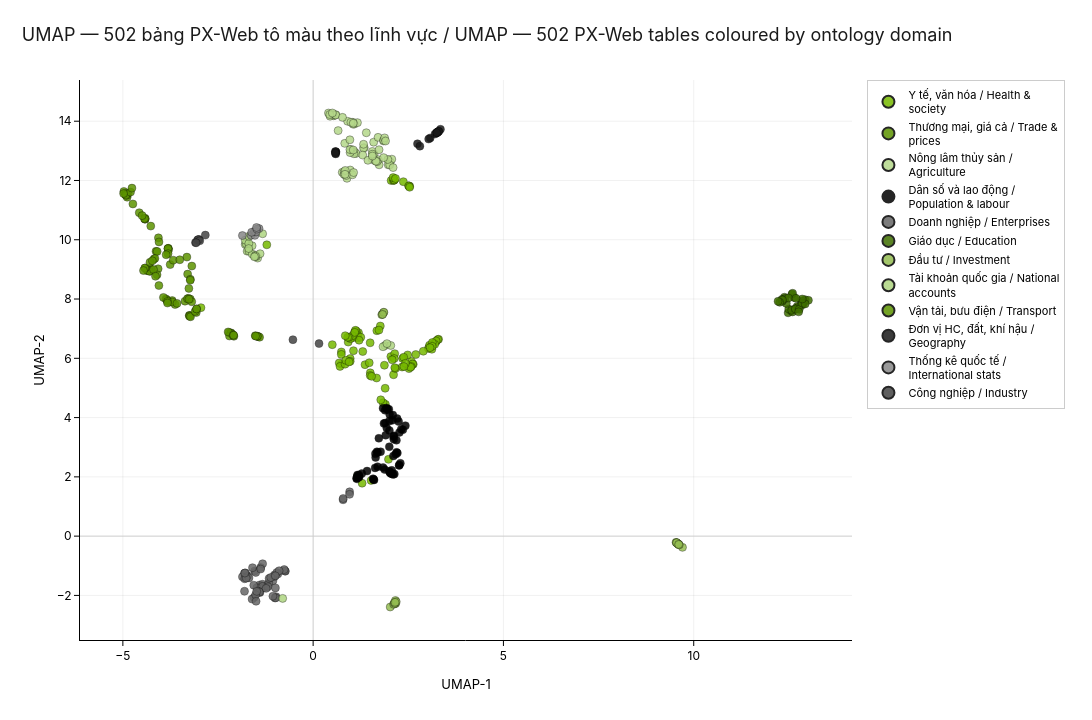

Write notebook code for a chart like this one.
### Markdown cell above
## §6 — UMAP scatter × statistical domain

Every PX-Web table placed at its UMAP `(x, y)`, coloured by ontology
domain. Tables that share variable schema and Vietnamese terminology
end up close in the 384-d MiniLM embedding and therefore close in 2-D.
Strong clusters are visible: agriculture/livestock to one corner,
trade/prices in another, demographics in a third. Hover any point to
see its title, database, and domain.

### Code cell
'''Figure 06 — UMAP scatter coloured by ontology domain (12 colours).'''
# Bring extracted's keywords + database into reduced for richer hover.
sc = reduced.merge(
    extracted[['id', 'database', 'n_cells', 'year_min', 'year_max', 'keywords']],
    on='id', how='left',
)
sc['domain_id'] = sc['domain_id'].fillna('other')
sc['kw_str'] = sc['keywords'].apply(
    lambda kw: ', '.join(kw[:5]) if isinstance(kw, list) else '')

# 12+ distinct colours: NVIDIA palette (5 greens) + 7 greys/blacks ramp.
DOMAIN_PALETTE = [
    NV_GREEN, NV_GREEN_DARK, NV_GREEN_SOFT, NV_BLACK, NV_GREY,
    '#3F6F00', '#94BD51', '#AED581', '#5C9300', NV_DARK, '#888888', '#444444',
]
domain_order = (sc['domain_id'].value_counts().index.tolist())
fig06 = go.Figure()
for dom, color in zip(domain_order, DOMAIN_PALETTE):
    sub = sc[sc['domain_id'] == dom]
    fig06.add_trace(go.Scatter(
        x=sub['x'], y=sub['y'], mode='markers',
        name=_wrap(DOMAIN_VI_EN.get(dom, dom)),
        marker=dict(size=8, color=color, line=dict(color=NV_BLACK, width=0.4),
                     opacity=0.85),
        customdata=np.column_stack([
            sub['title'].fillna(''),
            sub['database'].fillna(''),
            sub['n_cells'].fillna(0).astype(int),
            sub['kw_str'].fillna(''),
        ]),
        hovertemplate=(
            '<b>%{customdata[0]}</b><br>'
            'database: %{customdata[1]}<br>'
            'cells: %{customdata[2]:,}<br>'
            'keywords: %{customdata[3]}<extra></extra>'
        ),
    ))
fig06.update_layout(
    title='UMAP — 502 bảng PX-Web tô màu theo lĩnh vực / '
          'UMAP — 502 PX-Web tables coloured by ontology domain',
    xaxis_title='UMAP-1', yaxis_title='UMAP-2',
)
apply_nvidia_style(fig06)
fig06.update_layout(
    width=EMBED_FIG_W, height=EMBED_FIG_H,
    margin=EMBED_MARGIN_CATEGORICAL,
    legend=EMBED_LEGEND_RIGHT,
)
save_figure(fig06, '06_umap_by_domain',
             width=EMBED_FIG_W, height=EMBED_FIG_H, out_dir=OUT_DIR)
fig06.show()

### Figure 1 — Plotly figure (JSON) as saved in the notebook; plotly's stock layout.template omitted (floating-point values rounded to 4 significant figures; data arrays with more than 128 entries replaced by an {"elided": "..."} marker saying what was removed)
{"data": [{"customdata": {"elided": "97x4 mixed values"}, "hovertemplate": "<b>%{customdata[0]}</b><br>database: %{customdata[1]}<br>cells: %{customdata[2]:,}<br>keywords: %{customdata[3]}<extra></extra>", "marker": {"color": "#76B900", "line": {"color": "#000000", "width": 0.4}, "opacity": 0.85, "size": 8}, "mode": "markers", "name": "Y tế, văn hóa / Health &<br>society", "type": "scatter", "x": [2.042, 3.053, 3.136, 3.126, 3.029, 3.227, 3.296, 3.275, 3.232, 3.195, 3.059, 3.132, 3.12, 3.13, 3.071, 1.899, 1.838, 1.777, 2.336, 2.697, 2.895, 2.582, -1.218, 2.484, 2.35, 1.172, 1.101, 1.192, 1.087, 1.157, 1.132, 1.11, 1.979, 1.287, 1.166, 1.523, 1.892, 1.252, 1.207, 0.9208, 1.026, 0.9775, 1.033, 1.092, 1.501, 1.5, 1.667, 1.537, 0.9417, 0.907, 0.844, 2.538, 2.507, 2.37, 2.516, 2.536, 0.7412, 0.7408, 1.303, 1.06, 0.9736, 0.7451, 0.6845, 0.7062, 0.839, 0.9742, 0.8605, 1.363, 0.9435, 1.474, 1.872, 1.674, 1.765, 1.498, 0.5037, 1.73, 2.38, 2.63, 2.518, 2.614, 2.576, 2.559, 2.426, 2.143, 2.385, 2.131, -2.948, 2.113, 2.076, 2.162, 2.145, 2.049, 2.11, 2.127, 2.135, 2.102, 2.164], "y": [6.057, 6.39, 6.476, 6.457, 6.332, 6.558, 6.643, 6.631, 6.586, 6.472, 6.445, 6.532, 6.306, 6.405, 6.359, 4.446, 4.501, 4.6, 5.705, 6.128, 6.238, 5.893, 9.83, 6.114, 5.995, 6.689, 6.741, 6.866, 6.867, 6.801, 6.925, 6.944, 2.592, 1.786, 2.032, 1.878, 4.99, 6.71, 6.611, 6.547, 6.684, 6.664, 6.762, 6.875, 5.509, 5.419, 5.336, 5.391, 6.71, 6.708, 6.762, 11.81, 11.82, 11.96, 11.81, 11.77, 6.215, 6.131, 6.229, 6.257, 5.992, 5.803, 5.843, 5.727, 5.802, 5.897, 5.932, 5.785, 5.879, 5.849, 5.767, 6.931, 7.09, 6.524, 6.461, 6.953, 6.036, 5.798, 5.652, 5.81, 5.725, 5.701, 5.831, 6.157, 5.723, 5.994, 7.709, 5.446, 5.95, 5.656, 5.684, 12.0, 12.0, 12.01, 12.02, 12.1, 12.07]}, {"customdata": {"elided": "72x4 mixed values"}, "hovertemplate": "<b>%{customdata[0]}</b><br>database: %{customdata[1]}<br>cells: %{customdata[2]:,}<br>keywords: %{customdata[3]}<extra></extra>", "marker": {"color": "#5C9300", "line": {"color": "#000000", "width": 0.4}, "opacity": 0.85, "size": 8}, "mode": "markers", "name": "Thương mại, giá cả / Trade &<br>prices", "type": "scatter", "x": [-3.757, -3.266, -3.677, -3.298, -3.226, -3.229, -4.053, -4.291, -4.276, -4.348, -4.073, -4.102, -4.359, -4.258, -4.306, -4.194, -4.142, -4.409, -4.423, -4.458, -2.207, -2.154, -2.161, -1.438, -1.407, -2.112, -2.199, -2.083, -2.234, -2.101, -2.088, -1.52, -1.474, -1.47, -1.513, -4.57, -4.914, -4.863, -4.416, -4.888, -4.925, -4.419, -4.894, -4.973, -4.415, -4.914, -4.931, -4.433, -4.92, -4.799, -4.266, -4.981, -4.494, -4.761, -4.736, -3.318, -3.504, -3.188, -3.806, -3.813, -4.066, -4.051, -3.798, -3.815, -4.129, -4.099, -4.183, -4.158, -4.287, -4.224, -3.812, -3.862], "y": [9.162, 8.357, 9.313, 8.84, 8.668, 8.634, 8.455, 9.042, 8.934, 8.972, 9.021, 8.818, 8.958, 8.989, 8.939, 8.994, 8.768, 9.047, 9.046, 8.961, 6.867, 6.857, 6.845, 6.736, 6.712, 6.792, 6.753, 6.743, 6.89, 6.78, 6.778, 6.764, 6.747, 6.743, 6.75, 10.91, 11.51, 11.56, 10.7, 11.44, 11.53, 10.69, 11.5, 11.63, 10.73, 11.54, 11.56, 10.71, 11.5, 11.61, 10.46, 11.56, 10.81, 11.74, 11.21, 9.415, 9.325, 9.113, 9.711, 9.701, 10.06, 9.928, 9.666, 9.702, 9.611, 9.604, 9.348, 9.369, 9.24, 9.291, 9.532, 9.494]}, {"customdata": {"elided": "70x4 mixed values"}, "hovertemplate": "<b>%{customdata[0]}</b><br>database: %{customdata[1]}<br>cells: %{customdata[2]:,}<br>keywords: %{customdata[3]}<extra></extra>", "marker": {"color": "#B5D88A", "line": {"color": "#000000", "width": 0.4}, "opacity": 0.85, "size": 8}, "mode": "markers", "name": "Nông lâm thủy sản /<br>Agriculture", "type": "scatter", "x": [1.343, 1.324, 1.083, 0.5377, 0.4027, 0.5575, 0.5959, 1.048, 1.089, 1.6, 1.556, 0.9059, 1.129, 0.9735, 1.547, 0.7651, 0.8111, 0.8887, 0.8174, 0.8723, 1.035, 0.8445, 0.8372, 1.063, 1.048, 1.734, 1.613, 1.072, 1.303, 0.9935, 1.661, 0.971, 1.714, 0.967, 1.68, 0.4446, 0.5154, 0.5926, 1.554, 1.649, 1.397, 1.44, 1.59, 1.706, 1.556, 1.164, 1.847, 1.856, 1.878, 1.902, 0.6566, 0.4349, 0.8304, 0.5055, 0.771, 1.325, 0.9659, 1.053, 1.982, 2.026, 2.067, 1.043, 1.973, 0.9922, 2.012, 1.962, 1.055, 2.101, 1.732, 1.852], "y": [13.1, 13.1, 13.9, 14.18, 14.28, 14.21, 14.22, 13.9, 12.96, 12.89, 12.98, 14.0, 12.91, 12.35, 12.73, 12.27, 12.2, 12.07, 12.3, 12.17, 12.19, 12.34, 12.21, 12.27, 12.96, 12.53, 12.68, 12.9, 12.86, 13.05, 12.65, 12.94, 12.7, 13.04, 12.64, 14.17, 14.23, 14.21, 12.89, 12.65, 13.61, 12.68, 13.29, 13.46, 12.83, 13.95, 13.33, 13.36, 13.44, 13.33, 13.68, 14.23, 13.25, 14.28, 14.13, 13.22, 13.37, 13.03, 12.69, 12.63, 12.72, 13.96, 12.53, 13.97, 12.53, 12.71, 13.93, 12.44, 13.04, 12.77]}, {"customdata": {"elided": "63x4 mixed values"}, "hovertemplate": "<b>%{customdata[0]}</b><br>database: %{customdata[1]}<br>cells: %{customdata[2]:,}<br>keywords: %{customdata[3]}<extra></extra>", "marker": {"color": "#000000", "line": {"color": "#000000", "width": 0.4}, "opacity": 0.85, "size": 8}, "mode": "markers", "name": "Dân số và lao động /<br>Population & labour", "type": "scatter", "x": [1.894, 2.124, 2.004, 2.189, 2.119, 2.108, 2.095, 2.011, 2.082, 2.005, 1.956, 1.942, 1.927, 1.86, 1.934, 2.247, 2.208, 1.907, 1.726, 2.315, 2.267, 2.357, 2.424, 1.89, 1.836, 1.989, 2.001, 1.773, 1.676, 1.157, 2.108, 2.168, 1.628, 1.21, 1.188, 1.165, 1.575, 2.193, 1.693, 1.417, 1.205, 1.279, 1.601, 2.213, 1.694, 1.641, 1.636, 1.14, 1.149, 1.587, 2.066, 2.292, 1.999, 1.838, 2.103, 2.134, 2.26, 2.031, 1.879, 2.046, 2.019, 2.068, 2.262], "y": [3.816, 3.386, 3.565, 3.234, 3.271, 3.359, 4.09, 4.105, 3.906, 3.888, 4.276, 4.294, 4.323, 3.802, 3.649, 3.864, 3.967, 3.405, 3.301, 3.61, 3.5, 3.591, 3.727, 4.247, 4.316, 4.283, 3.014, 2.847, 2.847, 1.995, 2.704, 2.762, 2.302, 1.998, 1.986, 2.064, 1.938, 2.827, 2.345, 2.196, 2.061, 2.109, 1.896, 2.804, 2.818, 2.655, 2.778, 1.952, 1.933, 1.91, 2.22, 2.458, 2.19, 2.312, 2.082, 2.095, 2.385, 2.151, 2.249, 2.111, 2.136, 2.103, 2.398]}, {"customdata": {"elided": "56x4 mixed values"}, "hovertemplate": "<b>%{customdata[0]}</b><br>database: %{customdata[1]}<br>cells: %{customdata[2]:,}<br>keywords: %{customdata[3]}<extra></extra>", "marker": {"color": "#666666", "line": {"color": "#000000", "width": 0.4}, "opacity": 0.85, "size": 8}, "mode": "markers", "name": "Doanh nghiệp / Enterprises", "type": "scatter", "x": [-1.407, -1.718, -1.33, -1.805, -1.777, -1.217, -1.303, -1.747, -1.056, -1.011, -1.535, -0.7307, -0.7426, -0.761, -1.398, -1.439, -1.858, -1.48, -1.326, -1.56, -1.425, -1.409, -1.798, -1.164, -1.158, -1.507, -1.187, -1.236, -1.686, -1.018, -0.9283, -1.38, -0.9544, -0.8942, -1.328, -1.55, -1.605, -1.804, -1.51, -1.483, -1.76, -1.115, -0.9936, -1.379, -0.9746, -0.9914, -1.004, -0.9816, -1.057, -1.499, -1.795, -1.593, 0.7868, 0.7884, 0.9584, 0.9577], "y": [-1.648, -1.34, -1.623, -1.256, -1.241, -1.68, -1.745, -1.367, -1.508, -1.354, -1.175, -1.183, -1.174, -1.129, -1.904, -1.891, -1.374, -1.742, -1.694, -1.656, -1.866, -1.887, -1.437, -1.58, -1.427, -1.225, -1.709, -1.762, -1.409, -1.312, -1.276, -1.061, -1.227, -1.169, -0.931, -2.067, -2.125, -1.859, -1.981, -1.864, -1.416, -1.396, -1.339, -1.11, -2.042, -1.746, -2.085, -2.082, -2.027, -2.197, -1.245, -1.065, 1.227, 1.268, 1.495, 1.411]}, {"customdata": {"elided": "34x4 mixed values"}, "hovertemplate": "<b>%{customdata[0]}</b><br>database: %{customdata[1]}<br>cells: %{customdata[2]:,}<br>keywords: %{customdata[3]}<extra></extra>", "marker": {"color": "#3F6F00", "line": {"color": "#000000", "width": 0.4}, "opacity": 0.85, "size": 8}, "mode": "markers", "name": "Giáo dục / Education", "type": "scatter", "x": [12.55, 12.48, 12.72, 12.6, 12.67, 12.5, 12.58, 12.75, 12.9, 12.67, 12.83, 12.88, 12.93, 12.83, 12.83, 13.01, 12.77, 12.76, 12.85, 12.93, 12.43, 12.64, 12.85, 12.33, 12.38, 12.58, 12.6, 12.4, 12.32, 12.49, 12.69, 12.33, 12.26, 12.22], "y": [7.607, 7.535, 7.749, 7.565, 7.675, 7.664, 7.622, 7.715, 7.918, 7.663, 7.896, 7.835, 7.978, 7.932, 7.787, 7.957, 7.654, 7.567, 7.862, 7.834, 7.851, 8.055, 8.001, 7.924, 8.062, 8.159, 8.194, 8.019, 7.988, 8.035, 8.024, 7.967, 7.891, 7.922]}, {"customdata": [["Vốn đầu tư thực hiện toàn xã hội phân theo loại hình kinh tế by Cách tính, Năm and Thành phần kinh tế", "Đầu tư", 236, "phần, phần kinh, thành phần, tính năm, cách"], ["Vốn đầu tư thực hiện toàn xã hội  so với tổng sản phẩm trong nước và Hệ số ICOR", "Đầu tư", 29, "đầu, với tổng, hiện toàn, toàn, toàn hội"], ["Vốn đầu tư thực hiện toàn xã hội  theo giá hiện hành phân theo ngành kinh tế by Ngành kinh tế and Năm", "Đầu tư", 300, "ngành kinh, ngành, kinh, hiện, đầu"], ["Vốn đầu tư thực hiện toàn xã hội  theo giá so sánh 2010 phân theo ngành kinh tế", "Đầu tư", 300, "ngành kinh, ngành, đầu, hội theo, 2010"], ["Vốn đầu tư thực hiện toàn xã hội theo giá hiện hành phân theo khoản mục đầu tư", "Đầu tư", 90, "đầu, hiện, khoản mục, mục đầu, đầu biến"], ["Vốn đầu tư thực hiện toàn xã hội theo giá so sánh 2010 phân theo khoản mục đầu tư", "Đầu tư", 90, "đầu, khoản mục, mục đầu, đầu biến, hội theo"], ["Vốn đầu tư thực hiện của khu vực kinh tế Nhà nước phân theo cấp quản lý", "Đầu tư", 177, "cấp quản, quản, cấp, đầu, của khu"], ["Vốn đầu tư thực hiện của khu vực kinh tế Nhà nước phân theo nguồn vốn", "Đầu tư", 177, "nguồn vốn, vốn, nguồn, đầu, năm nguồn"], ["Vốn đầu tư thực hiện của khu vực kinh tế Nhà nước theo giá hiện hành phân theo ngành kinh tế", "Đầu tư", 300, "kinh, ngành kinh, hiện, ngành, đầu"], ["Vốn đầu tư thực hiện của khu vực kinh tế Nhà nước theo giá so sánh 2010 phân theo ngành kinh tế", "Đầu tư", 300, "kinh, ngành kinh, ngành, đầu, của khu"], ["Đầu tư trực tiếp của nước ngoài được cấp giấy phép thời kỳ 1988 - 2024", "Đầu tư", 107, "1988, 1988 2024, đầu, năm 1988, phép thời"], ["Đầu tư trực tiếp của nước ngoài được cấp giấy phép phân theo ngành kinh tế  (Lũy kế các dự án còn hiệu hiệu lực đến ngày 31/12/2024)", "Đầu tư", 38, "hiệu, ngành kinh, ngành, đầu, kinh lũy"], ["Đầu tư trực tiếp của nước ngoài được cấp giấy phép phân theo đối tác đầu tư chủ yếu (Luỹ kế các dự án còn hiệu lực đến ngày 31/12/2024)", "Đầu tư", 128, "đầu, tác đầu, đối tác, tác, đối"], ["Đầu tư trực tiếp của nước ngoài được cấp giấy phép phân theo địa phương (Lũy kế các dự án còn hiệu lực đến ngày 31/12/2024)", "Đầu tư", 142, "đầu, phố tổng, lũy, lũy các, các còn"], ["Đầu tư trực tiếp của nước ngoài được cấp giấy phép  phân theo ngành kinh tế", "Đầu tư", 378, "ngành kinh, ngành, đầu, năm tổng, đăng năm"], ["Đầu tư trực tiếp của nước ngoài được cấp giấy phép năm 2024 phân theo đối tác đầu tư chủ yếu", "Đầu tư", 119, "đầu, tác đầu, đối tác, tác, đối"], ["Đầu tư trực tiếp của nước ngoài được cấp giấy phép năm 2024 phân theo địa phương", "Đầu tư", 116, "đầu, phép năm, phố tổng, 2024 phân, của nước"], ["Đầu tư trực tiếp ra nước ngoài được cấp giấy phép thời kỳ 1989 - 2024", "Đầu tư", 67, "đầu, năm tổng, phép thời, tiếp nước, đăng năm"], ["Đầu tư trực tiếp ra nước ngoài được cấp giấy phép phân theo ngành kinh tế  (Lũy kế các dự án còn hiệu lực đến ngày 31/12/2024)", "Đầu tư", 38, "ngành kinh, ngành, đầu, kinh lũy, lũy"], ["Đầu tư trực tiếp ra nước ngoài được cấp giấy phép phân theo đối tác đầu tư chủ yếu (Luỹ kế các dự án còn hiệu lực đến ngày 31/12/2024)", "Đầu tư", 128, "đầu, tác đầu, đối tác, tác, đối"], ["Diện tích sàn xây dựng nhà ở hoàn thành trong năm phân theo loại nhà", "Đầu tư", 164, "nhà, loại nhà, 2005 2023, nhà hoàn, nhà năm"], ["Diện tích sàn xây dựng nhà ở hoàn thành trong năm phân theo địa phương by Tỉnh, thành phố and Năm", "Đầu tư", 980, "and năm, nhà hoàn, thành, and, dựng"], ["Diện tích sàn xây dựng nhà tự xây, tự ở hoàn thành trong năm của hộ dân cư phân theo loại nhà và theo mức độ kiên cố", "Đầu tư", 112, "nhà, xây, loại nhà, nhà năm, nhà theo"], ["Diện tích sàn xây dựng nhà tự xây, tự ở hoàn thành trong năm của hộ dân cư phân theo địa phương", "Đầu tư", 980, "xây, nhà xây, xây hoàn, dựng, dựng nhà"], ["Số căn hộ và diện tích sàn nhà ở xã hội hoàn thành năm 2019 phân theo loại nhà và phân theo vùng", "Đầu tư", 26, "nhà, sàn, tích sàn, loại nhà, diện"]], "hovertemplate": "<b>%{customdata[0]}</b><br>database: %{customdata[1]}<br>cells: %{customdata[2]:,}<br>keywords: %{customdata[3]}<extra></extra>", "marker": {"color": "#94BD51", "line": {"color": "#000000", "width": 0.4}, "opacity": 0.85, "size": 8}, "mode": "markers", "name": "Đầu tư / Investment", "type": "scatter", "x": [2.168, 2.134, 2.157, 2.162, 2.025, 2.115, 2.13, 2.148, 2.183, 2.152, 9.56, 9.535, 9.58, 9.705, 9.601, 9.548, 9.604, 9.551, 9.62, 9.605, 1.803, 1.851, 1.826, 1.858, 1.824], "y": [-2.277, -2.286, -2.237, -2.171, -2.391, -2.298, -2.255, -2.272, -2.214, -2.234, -0.2327, -0.21, -0.2542, -0.3786, -0.2788, -0.2213, -0.278, -0.2231, -0.2953, -0.2788, 7.472, 7.547, 7.496, 7.555, 7.479]}, {"customdata": [["Một số chỉ tiêu chủ yếu về tài khoản quốc gia chia theo Chỉ tiêu và Năm", "Tài khoản quốc gia", 297, "chỉ tiêu, tiêu năm, tiêu, khoản quốc, tài khoản"], ["Tổng sản phẩm trong nước theo giá hiện hành phân theo khu vực kinh tế chia theo Năm, Chỉ tiêu và Khu vực kinh tế", "Tài khoản quốc gia", 78, "vực kinh, tiêu khu, khu vực, vực, khu"], ["Tổng sản phẩm trong nước theo giá so sánh 2010 phân theo khu vực kinh tế chia theo Năm, Chỉ tiêu và Khu vực kinh tế", "Tài khoản quốc gia", 40, "vực kinh, tiêu khu, khu vực, vực, khu"], ["Tổng sản phẩm trong nước theo giá hiện hành phân theo loại hình kinh tế và phân theo ngành kinh tế chia theo Loại hình, Chỉ tiêu và Năm", "Tài khoản quốc gia", 38, "hình chỉ, loại hình, hình, tiêu năm, loại"], ["Tổng sản phẩm trong nước theo giá so sánh 2010 phân theo loại hình kinh tế và phân theo ngành kinh tế (Năm trước = 100) chia theo Loại hình, Chỉ tiêu và Năm", "Tài khoản quốc gia", 38, "hình chỉ, loại hình, hình, tiêu năm, loại"], ["Sử dụng tổng sản phẩm trong nước theo giá hiện hành chia theo Chỉ tiêu, Loại và Năm", "Tài khoản quốc gia", 58, "tiêu loại, loại năm, chỉ tiêu, dụng tổng, hành chia"], ["Sử dụng tổng sản phẩm trong nước theo giá so sánh 2010 chia theo Chỉ tiêu, Loại và Năm", "Tài khoản quốc gia", 38, "tiêu loại, loại năm, chỉ tiêu, dụng tổng, loại"], ["Chỉ số phát triển tổng sản phẩm trong nước theo giá so sánh 2010 phân theo địa phương (Năm trước = 100) chia theo Tỉnh, thành phố và Năm", "Tài khoản quốc gia", 483, "2010 phân, giá sánh, sánh, sánh 2010, phố năm"], ["Tổng thu nhập quốc gia theo giá hiện hành chia theo Năm và Giá trị", "Tài khoản quốc gia", 140, "giá trị, trị, giá, quốc gia, quốc"], ["Tổng sản phẩm trên địa bàn bình quân đầu người phân theo địa phương chia theo Tỉnh, thành phố và Năm", "Tài khoản quốc gia", 483, "trên, người phân, phố năm, phố, thành phố"], ["Thu ngân sách Nhà nước chia theo Chỉ tiêu, Loại thu và Năm", "Tài khoản quốc gia", 46, "loại thu, thu năm, tiêu loại, thu, chỉ tiêu"], ["Tỷ lệ thu ngân sách Nhà nước so với tổng sản phẩm trong nước chia theo Chỉ tiêu, Loại thu và Năm", "Tài khoản quốc gia", 6, "loại thu, thu năm, tiêu loại, thu, chỉ tiêu"], ["Chi ngân sách Nhà nước chia theo Chỉ tiêu, Loại chi và Năm", "Tài khoản quốc gia", 36, "chi, chi năm, loại chi, tiêu loại, chỉ tiêu"], ["Tỷ lệ chi ngân sách Nhà nước so với tổng sản phẩm trong nước chia theo Chỉ tiêu, Loại chi và Năm", "Tài khoản quốc gia", 6, "chi, chi năm, loại chi, tiêu loại, chỉ tiêu"], ["Tổng phương tiện thanh toán, số dư huy động vốn của các tổ chức tín dụng, chi nhánh ngân hàng nước ngoài  tại thời điểm 31/12 hàng năm chia theo Phân loại, Chỉ tiêu chủ yếu và Năm", "Tài khoản quốc gia", 18, "loại chỉ, tiêu chủ, yếu năm, phân loại, chủ yếu"], ["Dư nợ  tín dụng của các tổ chức tín dụng, chi nhánh ngân hàng nước ngoài tại thời điểm 31/12 hàng năm(*) chia theo Phân loại, Chỉ tiêu chủ yếu, Kỳ hạn và Năm", "Tài khoản quốc gia", 16, "tín, tín dụng, loại chỉ, hạn, tiêu chủ"], ["Cán cân thanh toán quốc tế chia theo Phân loại, Chỉ tiêu chủ yếu và Năm", "Tài khoản quốc gia", 7, "loại chỉ, tiêu chủ, yếu năm, phân loại, chủ yếu"], ["Lãi suất, tỷ giá trung tâm chia theo Chỉ tiêu và Năm", "Tài khoản quốc gia", 167, "tiêu năm, chỉ tiêu, trung tâm, tâm, tiêu"], ["Bảo hiểm xã hội, bảo hiểm y tế và bảo hiểm thất nghiệp chia theo Chỉ tiêu chủ yếu và Năm", "Tài khoản quốc gia", 294, "bảo hiểm, hiểm, bảo, tiêu chủ, yếu năm"], ["Tỷ lệ người tham gia bảo hiểm xã hội phân theo địa phương chia theo Tỉnh, thành phố và Năm", "Tài khoản quốc gia", 700, "gia, hiểm hội, gia bảo, người tham, bảo hiểm"], ["Tỷ lệ người tham gia bảo hiểm y tế phân theo địa phương chia theo Tỉnh, thành phố và Năm", "Tài khoản quốc gia", 700, "gia, gia bảo, người tham, bảo hiểm, hiểm"], ["Tỷ lệ người tham gia bảo hiểm thất nghiệp phân theo địa phương chia theo Tỉnh, thành phố và Năm", "Tài khoản quốc gia", 700, "gia, hiểm thất, gia bảo, người tham, bảo hiểm"], ["Hoạt động chứng khoán chia theo Chỉ tiêu chủ yếu và Năm", "Tài khoản quốc gia", 42, "tiêu chủ, yếu năm, chủ yếu, yếu, chủ"], ["Tỷ trọng đóng góp của các yếu tố vốn, lao động, năng suất các nhân tố tổng hợp (TFP) vào tốc độ tăng trưởng chung chia theo Giai đoạn và Chỉ tiêu", "Tài khoản quốc gia", 12, "chỉ tiêu, các, suất các, trọng, tốc"]], "hovertemplate": "<b>%{customdata[0]}</b><br>database: %{customdata[1]}<br>cells: %{customdata[2]:,}<br>keywords: %{customdata[3]}<extra></extra>", "marker": {"color": "#AED581", "line": {"color": "#000000", "width": 0.4}, "opacity": 0.85, "size": 8}, "mode": "markers", "name": "Tài khoản quốc gia / National<br>accounts", "type": "scatter", "x": [-1.458, -1.784, -1.745, -1.762, -1.784, -1.604, -1.69, -1.685, -1.735, -1.327, -1.54, -1.688, -1.6, -1.692, -1.494, -1.509, -1.394, -1.515, 1.886, 1.837, 2.04, 1.939, -1.543, -0.8008], "y": [9.381, 9.844, 9.922, 9.871, 9.988, 9.797, 9.873, 10.12, 9.616, 10.2, 9.462, 9.619, 9.515, 9.703, 9.432, 9.48, 9.53, 9.446, 6.43, 6.39, 6.433, 6.495, 9.425, -2.1]}, {"customdata": [["Số lượt hành khách vận chuyển phân theo ngành vận tải(*) chia theo Lượt hành khách và chỉ số phát triển, Năm và Ngành", "Vận tải và bưu điện", 10, "hành khách, lượt hành, lượt, khách, vận"], ["Số lượt hành khách luân chuyển phân theo ngành vận tải chia theo Cách tính, Năm và Ngành", "Vận tải và bưu điện", 10, "năm ngành, ngành, tính năm, cách, cách tính"], ["Số lượt hành khách vận chuyển phân theo loại hình kinh tế chia theo Cách tính, Năm và Thành phần kinh tế", "Vận tải và bưu điện", 8, "năm thành, phần, phần kinh, thành phần, tính năm"], ["Số lượt hành khách luân chuyển phân theo loại hình kinh tế chia theo Cách tính, Năm và Thành phần kinh tế", "Vận tải và bưu điện", 8, "năm thành, phần, phần kinh, thành phần, tính năm"], ["Số lượt hành khách vận chuyển phân theo địa phương chia theo Địa phương và Năm", "Vận tải và bưu điện", 1749, "vận, phương năm, địa phương, phương, địa"], ["Số lượt hành khách luân chuyển phân theo địa phương chia theo Tỉnh, thành phố và Năm", "Vận tải và bưu điện", 1749, "khách luân, hành khách, lượt hành, phố năm, luân"], ["Số lượt hành khách vận chuyển bằng đường bộ phân theo địa phương chia theo Tỉnh, thành phố và Năm", "Vận tải và bưu điện", 1748, "vận, khách vận, đường phân, bằng đường, chuyển bằng"], ["Số lượt hành khách luân chuyển bằng đường bộ phân theo địa phương chia theo Tỉnh, thành phố và Năm", "Vận tải và bưu điện", 1749, "khách luân, đường phân, bằng đường, chuyển bằng, đường"], ["Khối lượng hàng hoá vận chuyển phân theo ngành vận tải chia theo Cách tính, Năm và Ngành", "Vận tải và bưu điện", 12, "vận, năm ngành, ngành, tính năm, cách"], ["Khối lượng hàng hoá luân chuyển phân theo ngành vận tải chia theo Khối lượng và chỉ số phát trển, Năm và Ngành", "Vận tải và bưu điện", 12, "khối lượng, khối, năm ngành, ngành, lượng chỉ"], ["Khối lượng hàng hoá vận chuyển phân theo khu vực vận tải chia theo Khối lượng và chỉ số phát triển, Năm và Khu vực", "Vận tải và bưu điện", 4, "khối lượng, khối, khu vực, vận, vực"], ["Khối lượng hàng hoá luân chuyển phân theo khu vực vận tải chia theo Khối lượng và chỉ số phát triển, Năm và Khu vực", "Vận tải và bưu điện", 4, "khối lượng, khối, khu vực, vực, khu"], ["Khối lượng hàng hoá vận chuyển phân theo loại hình kinh tế chia theo Khối lượng và chỉ số phát triển, Năm và Khu vực", "Vận tải và bưu điện", 5, "khối lượng, khối, năm khu, lượng chỉ, lượng"], ["Khối lượng hàng hoá luân chuyển phân theo thành phần kinh tế chia theo Khối lượng và chỉ số phát triển, Năm và Thành phần kinh tế", "Vận tải và bưu điện", 5, "phần, phần kinh, thành phần, khối lượng, khối"], ["Khối lượng hàng hóa vận chuyển phân theo địa phương chia theo Tỉnh, thành phố và Năm", "Vận tải và bưu điện", 1749, "vận, phố năm, vận chuyển, phố, thành phố"], ["Khối lượng hàng hoá luân chuyển phân theo địa phương chia theo Tỉnh, thành phố và Năm", "Vận tải và bưu điện", 1749, "hoá luân, phố năm, luân, luân chuyển, phố"], ["Khối lượng hàng hoá vận chuyển bằng đường bộ phân theo địa phương chia theo Tỉnh, thành phố và Năm", "Vận tải và bưu điện", 1749, "vận, đường phân, hoá vận, bằng đường, chuyển bằng"], ["Khối lượng hàng hoá luân chuyển bằng đường bộ phân theo địa phương chia theo Tỉnh, thành phố và Năm", "Vận tải và bưu điện", 1749, "đường phân, bằng đường, chuyển bằng, hoá luân, đường"], ["Khối lượng hàng hoá vận chuyển bằng đường thuỷ phân theo địa phương chia theo Tỉnh, thành phố và Năm", "Vận tải và bưu điện", 1437, "vận, thuỷ phân, đường thuỷ, hoá vận, bằng đường"], ["Khối lượng hàng hoá luân chuyển bằng đường thuỷ phân theo địa phương chia theo Tỉnh, thành phố và Năm", "Vận tải và bưu điện", 1426, "thuỷ phân, đường thuỷ, bằng đường, chuyển bằng, hoá luân"], ["Khối lượng hàng hóa thông qua cảng biển, cảng thủy nội địa và cảng hàng không chia theo Loại hàng hóa và cảng và Năm", "Vận tải và bưu điện", 80, "hàng hóa, hàng, hóa, hàng không, không chia"], ["Vận tải hàng không chia theo Hình thức và Năm", "Vận tải và bưu điện", 360, "thức, tải, vận, vận tải, hình"], ["Doanh thu bưu chính, chuyển phát và viễn thông chia theo Doanh thu và chỉ số phát triển, Năm và Ngành", "Vận tải và bưu điện", 4, "doanh thu, phát, năm ngành, thu, doanh"], ["Số thuê bao điện thoại và internet chia theo Tổng số và chỉ số phát triển, Năm và Viễn thông", "Vận tải và bưu điện", 4, "viễn, viễn thông, tổng chỉ, triển năm, thông"]], "hovertemplate": "<b>%{customdata[0]}</b><br>database: %{customdata[1]}<br>cells: %{customdata[2]:,}<br>keywords: %{customdata[3]}<extra></extra>", "marker": {"color": "#5C9300", "line": {"color": "#000000", "width": 0.4}, "opacity": 0.85, "size": 8}, "mode": "markers", "name": "Vận tải, bưu điện / Transport", "type": "scatter", "x": [-3.256, -3.241, -3.247, -3.222, -3.071, -3.103, -3.06, -3.065, -3.627, -3.752, -3.703, -3.867, -3.846, -3.935, -3.367, -3.281, -3.304, -3.229, -3.19, -3.262, -3.699, -3.577, -3.828, -3.828], "y": [7.445, 7.447, 7.419, 7.4, 7.544, 7.582, 7.665, 7.667, 7.815, 7.909, 7.948, 8.005, 7.972, 8.055, 7.929, 8.025, 8.006, 7.999, 7.909, 7.994, 7.901, 7.853, 7.918, 7.866]}, {"customdata": [["Số đơn vị hành chính có đến 31/12 hàng năm phân theo địa phương chia theo Phân theo địa phương, Năm và Đơn vị hành chính", "Đơn vị hành chính, đất đai và khí hậu", 841, "hành chính, đơn, đơn hành, chính, hành"], ["Hiện trạng sử dụng đất(*) chia theo Loại đất, Năm và Hiện trạng", "Đơn vị hành chính, đất đai và khí hậu", 154, "hiện trạng, trạng, đất, loại đất, năm hiện"], ["Hiện trạng sử dụng đất phân theo địa phương (*) chia theo Phân theo địa phương, Năm và Hiện trạng sử dụng đất", "Đơn vị hành chính, đất đai và khí hậu", 351, "dụng đất, trạng dụng, hiện trạng, trạng, đất"], ["Cơ cấu đất sử dụng phân theo địa phương chia theo Phân theo địa phương, Năm và Đất sử dụng", "Đơn vị hành chính, đất đai và khí hậu", 351, "đất, dụng, dụng biến, dụng liệu, theo địa"], ["Chỉ số biến động diện tích đất tự nhiên theo địa phương (Tính đến 31/12) chia theo Phân theo địa phương, Năm và Mục đích sử dụng", "Đơn vị hành chính, đất đai và khí hậu", 278, "mục đích, đích, mục, dụng, đất"], ["Tổng số giờ nắng tại một số trạm quan trắc chia theo Tỉnh, thành phố và Năm", "Đơn vị hành chính, đất đai và khí hậu", 285, "giờ, giờ nắng, nắng, phố năm, trắc chia"], ["Số giờ nắng các tháng trong năm tại một số trạm quan trắc chia theo Năm, Tỉnh, thành phố và Tháng", "Đơn vị hành chính, đất đai và khí hậu", 253, "năm tỉnh, phố tháng, tháng, giờ, giờ nắng"], ["Tổng lượng mưa tại một số trạm quan trắc chia theo Tỉnh, thành phố và Năm", "Đơn vị hành chính, đất đai và khí hậu", 285, "mưa tại, lượng mưa, mưa, phố năm, trắc chia"], ["Lượng mưa các tháng trong năm tại một số trạm quan trắc chia theo Năm, Tỉnh, thành phố và Tháng", "Đơn vị hành chính, đất đai và khí hậu", 250, "năm tỉnh, phố tháng, tháng, lượng mưa, mưa"], ["Mức thay đổi lượng mưa tại một số trạm quan trắc chia theo Tỉnh, thành phố và Năm", "Đơn vị hành chính, đất đai và khí hậu", 220, "mưa tại, lượng mưa, mưa, mức, phố năm"], ["Độ ẩm không khí trung bình tại một số trạm quan trắc chia theo Tỉnh, thành phố và Năm", "Đơn vị hành chính, đất đai và khí hậu", 285, "khí, bình tại, khí trung, không khí, không"], ["Độ ẩm không khí trung bình các tháng trong năm tại một số trạm quan trắc chia theo Năm, Tỉnh, thành phố và Tháng", "Đơn vị hành chính, đất đai và khí hậu", 253, "năm tỉnh, phố tháng, tháng, khí, bình các"], ["Nhiệt độ không khí trung bình tại một số trạm quan trắc chia theo Tỉnh, thành phố và Năm", "Đơn vị hành chính, đất đai và khí hậu", 285, "khí, nhiệt, nhiệt không, bình tại, khí trung"], ["Nhiệt độ không khí trung bình các tháng trong năm tại một số trạm quan trắc chia theo Năm, Tỉnh, thành phố và Tháng", "Đơn vị hành chính, đất đai và khí hậu", 252, "năm tỉnh, phố tháng, tháng, khí, bình các"], ["Mực nước một số sông chính chia theo Trạm, Mực nước và Năm", "Đơn vị hành chính, đất đai và khí hậu", 36, "mực, mực nước, nước năm, trạm mực, nước"], ["Lưu lượng nước một số sông chính chia theo Trạm, Mực nước và Năm", "Đơn vị hành chính, đất đai và khí hậu", 20, "nước năm, trạm mực, mực, mực nước, nước"], ["Mức nước biển trung bình tại một số trạm quan trắc phân theo tháng chia theo Năm, Trạm và Tháng", "Đơn vị hành chính, đất đai và khí hậu", 121, "trạm, tháng, 2014, biển trung, năm 2014"], ["Mực nước biển trung bình tại một số trạm quan trắc chia theo Trạm và Năm", "Đơn vị hành chính, đất đai và khí hậu", 185, "trạm, biển trung, nước biển, biến trạm, mực"]], "hovertemplate": "<b>%{customdata[0]}</b><br>database: %{customdata[1]}<br>cells: %{customdata[2]:,}<br>keywords: %{customdata[3]}<extra></extra>", "marker": {"color": "#1A1A1A", "line": {"color": "#000000", "width": 0.4}, "opacity": 0.85, "size": 8}, "mode": "markers", "name": "Đơn vị HC, đất, khí hậu /<br>Geography", "type": "scatter", "x": [0.5925, 0.5963, 0.5982, 0.5843, 0.5829, 3.264, 3.345, 3.252, 3.3, 3.203, 3.251, 3.27, 3.298, 3.246, 2.741, 2.805, 3.077, 3.035], "y": [12.9, 12.97, 12.96, 12.98, 12.92, 13.63, 13.73, 13.61, 13.66, 13.56, 13.61, 13.63, 13.66, 13.61, 13.24, 13.16, 13.44, 13.4]}, {"customdata": [["Diện tích và dân số của một số nước và vùng lãnh thổ chia theo Quốc gia, vùng lãnh thổ và Chỉ tiêu", "Thống kê nước ngoài", 976, "lãnh, lãnh thổ, thổ, vùng lãnh, gia vùng"], ["Tổng sản phẩm trong nước theo giá hiện hành của một số nước và vùng lãnh thổ chia theo Quốc gia, vùng lãnh thổ và Năm", "Thống kê nước ngoài", 1634, "lãnh, lãnh thổ, thổ, vùng lãnh, gia vùng"], ["Tốc độ tăng tổng sản phẩm trong nước của một số nước và vùng lãnh thổ chia theo Quốc gia, vùng lãnh thổ và Năm", "Thống kê nước ngoài", 1632, "lãnh, lãnh thổ, thổ, vùng lãnh, gia vùng"], ["Tổng sản phẩm trong nước bình quân đầu người theo giá hiện hành của một số nước và vùng lãnh thổ chia theo Quốc gia, vùng lãnh thổ và Năm", "Thống kê nước ngoài", 1657, "lãnh, lãnh thổ, thổ, vùng lãnh, gia vùng"], ["Tổng sản phẩm trong nước bình quân đầu người tính theo sức mua tương đương của một số nước và vùng lãnh thổ(*) chia theo Quốc gia, vùng lãnh thổ và Năm", "Thống kê nước ngoài", 2758, "lãnh, lãnh thổ, thổ, vùng lãnh, gia vùng"], ["Tổng dự trữ quốc tế của một số nước và vùng lãnh thổ (*) chia theo Quốc gia, vùng lãnh thổ và Năm", "Thống kê nước ngoài", 635, "lãnh, lãnh thổ, thổ, vùng lãnh, quốc"], ["Xuất khẩu hàng hóa và dịch vụ bình quân đầu người của một số nước và vùng lãnh thổ chia theo Quốc gia, vùng lãnh thổ và Năm", "Thống kê nước ngoài", 639, "lãnh, lãnh thổ, thổ, vùng lãnh, gia vùng"], ["Chỉ số giá tiêu dùng của một số nước và vùng lãnh thổ (Năm 2010 = 100) chia theo Quốc gia, vùng lãnh thổ và Năm", "Thống kê nước ngoài", 643, "thổ năm, lãnh, lãnh thổ, thổ, vùng lãnh"], ["Chỉ số bất bình đẳng giới của một số nước và vùng lãnh thổ chia theo Quốc gia, vùng lãnh thổ, Năm và Chỉ số và xếp hạng", "Thống kê nước ngoài", 333, "lãnh, lãnh thổ, thổ, vùng lãnh, chỉ xếp"], ["Chỉ số phát triển con người của một số nước và vùng lãnh thổ chia theo Quốc gia, vùng lãnh thổ, Năm và Chỉ số và xếp hạng", "Thống kê nước ngoài", 595, "lãnh, lãnh thổ, thổ, vùng lãnh, chỉ xếp"]], "hovertemplate": "<b>%{customdata[0]}</b><br>database: %{customdata[1]}<br>cells: %{customdata[2]:,}<br>keywords: %{customdata[3]}<extra></extra>", "marker": {"color": "#888888", "line": {"color": "#000000", "width": 0.4}, "opacity": 0.85, "size": 8}, "mode": "markers", "name": "Thống kê quốc tế /<br>International stats", "type": "scatter", "x": [-1.421, -1.63, -1.547, -1.53, -1.534, -1.499, -1.615, -1.859, -1.479, -1.488], "y": [10.38, 10.15, 10.26, 10.15, 10.29, 10.26, 10.25, 10.14, 10.36, 10.41]}, {"customdata": [["Chỉ số sản xuất công nghiệp phân theo ngành công nghiệp*", "Công nghiệp", 428, "công nghiệp, công, ngành công, nghiệp, ngành"], ["Chỉ số sản xuất công nghiệp phân theo địa phương (*)", "Công nghiệp", 832, "công nghiệp, công, chỉ sản, xuất công, 2012"], ["Chỉ số tiêu thụ ngành công nghiệp chế biến, chế tạo phân theo ngành công nghiệp", "Công nghiệp", 287, "công nghiệp, ngành công, công, chế, ngành"], ["Chỉ số tồn kho ngành công nghiệp chế biến, chế tạo tại thời điểm 31/12 hàng năm phân theo ngành công nghiệp", "Công nghiệp", 287, "công nghiệp, ngành công, công, chế, ngành"], ["Một số sản phẩm công nghiệp chủ yếu", "Công nghiệp", 2000, "công nghiệp, chủ yếu, yếu, công, sản phẩm"], ["Một số sản phẩm công nghiệp chủ yếu phân theo loại hình kinh tế", "Công nghiệp", 638, "công nghiệp, chủ yếu, yếu, công, sản phẩm"], ["Một số sản phẩm công nghiệp chủ yếu bình quân đầu người", "Công nghiệp", 256, "công nghiệp, công, phẩm công, quân đầu, đầu người"], ["Bảng cân đối năng lượng Việt Nam", "Công nghiệp", 696, "năng lượng, nguồn, năng, cung, cân"], ["Một số chỉ tiêu cơ bản về tiêu dùng năng lượng bình quân", "Công nghiệp", 108, "tiêu, chỉ tiêu, dùng năng, lượng bình, bản"]], "hovertemplate": "<b>%{customdata[0]}</b><br>database: %{customdata[1]}<br>cells: %{customdata[2]:,}<br>keywords: %{customdata[3]}<extra></extra>", "marker": {"color": "#444444", "line": {"color": "#000000", "width": 0.4}, "opacity": 0.85, "size": 8}, "mode": "markers", "name": "Công nghiệp / Industry", "type": "scatter", "x": [-2.997, -2.833, -3.037, -3.018, -2.98, -3.092, -3.074, -0.5317, 0.1544], "y": [10.01, 10.16, 9.993, 10.01, 9.965, 9.904, 9.898, 6.628, 6.497]}], "layout": {"colorway": ["#76B900", "#000000", "#888888", "#B5D88A", "#444444", "#CCCCCC"], "font": {"color": "#000000", "family": "NVIDIA Sans, NVIDIASans, NVIDIA, Inter, Helvetica Neue, Helvetica, Arial, sans-serif", "size": 13}, "height": 720, "hoverlabel": {"bgcolor": "#000000", "bordercolor": "#76B900", "font": {"color": "#FFFFFF", "family": "NVIDIA Sans, NVIDIASans, NVIDIA, Inter, Helvetica Neue, Helvetica, Arial, sans-serif", "size": 12}}, "legend": {"bgcolor": "rgba(255,255,255,0.92)", "bordercolor": "#CCCCCC", "borderwidth": 1, "font": {"color": "#000000", "family": "NVIDIA Sans, NVIDIASans, NVIDIA, Inter, Helvetica Neue, Helvetica, Arial, sans-serif", "size": 11}, "itemsizing": "constant", "orientation": "v", "title": {"text": ""}, "tracegroupgap": 4, "x": 1.02, "xanchor": "left", "y": 1, "yanchor": "top"}, "margin": {"b": 80, "l": 80, "r": 240, "t": 80}, "paper_bgcolor": "#FFFFFF", "plot_bgcolor": "#FFFFFF", "title": {"font": {"color": "#1A1A1A", "family": "NVIDIA Sans, NVIDIASans, NVIDIA, Inter, Helvetica Neue, Helvetica, Arial, sans-serif", "size": 18}, "text": "UMAP — 502 bảng PX-Web tô màu theo lĩnh vực / UMAP — 502 PX-Web tables coloured by ontology domain", "x": 0.02, "xanchor": "left", "y": 0.96}, "width": 1100, "xaxis": {"automargin": true, "gridcolor": "rgba(0,0,0,0.06)", "linecolor": "#000000", "linewidth": 1, "mirror": false, "showgrid": true, "showline": true, "tickcolor": "#000000", "tickfont": {"color": "#000000", "family": "NVIDIA Sans, NVIDIASans, NVIDIA, Inter, Helvetica Neue, Helvetica, Arial, sans-serif", "size": 12}, "ticks": "outside", "title": {"font": {"color": "#000000", "family": "NVIDIA Sans, NVIDIASans, NVIDIA, Inter, Helvetica Neue, Helvetica, Arial, sans-serif", "size": 13}, "text": "UMAP-1"}, "zeroline": true, "zerolinecolor": "#CCCCCC"}, "yaxis": {"automargin": true, "gridcolor": "rgba(0,0,0,0.06)", "linecolor": "#000000", "linewidth": 1, "mirror": false, "showgrid": true, "showline": true, "tickcolor": "#000000", "tickfont": {"color": "#000000", "family": "NVIDIA Sans, NVIDIASans, NVIDIA, Inter, Helvetica Neue, Helvetica, Arial, sans-serif", "size": 12}, "ticks": "outside", "title": {"font": {"color": "#000000", "family": "NVIDIA Sans, NVIDIASans, NVIDIA, Inter, Helvetica Neue, Helvetica, Arial, sans-serif", "size": 13}, "text": "UMAP-2"}, "zeroline": true, "zerolinecolor": "#CCCCCC"}}}
